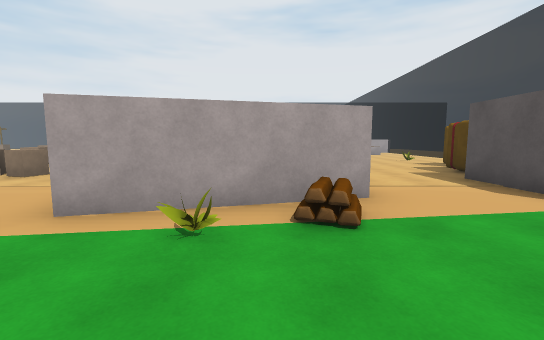
[1] (above)

18 first-person views from a walk through a Unity game level. The camera is 1.5 m above the floor, tilts 6° down and sees 90° across. The floor is counted in squares, 2 m on a side. Each view is taken from the middle of a square. On the plan, view 1 faces up. The plan holds only what a view shows up to about 10 squares ahead; the rest is blank. The place goes on beyond the plan. The player is left out. Some animated figures are left out. Some surface patterns are stand-ins.

[2]
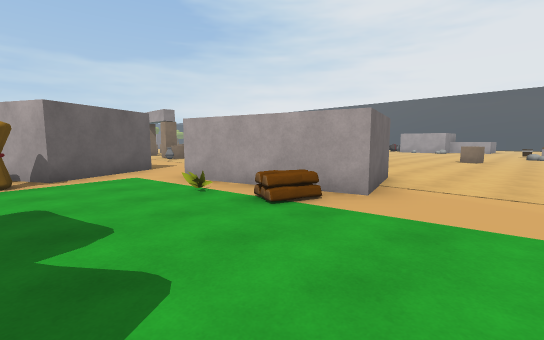

[3]
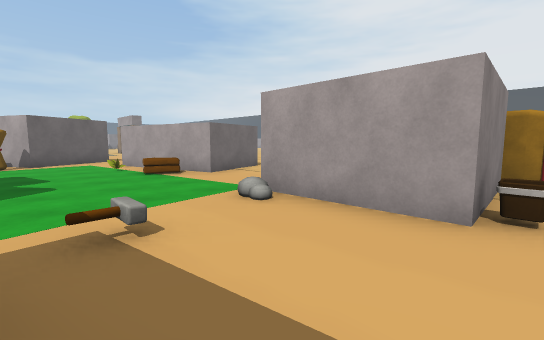

[4]
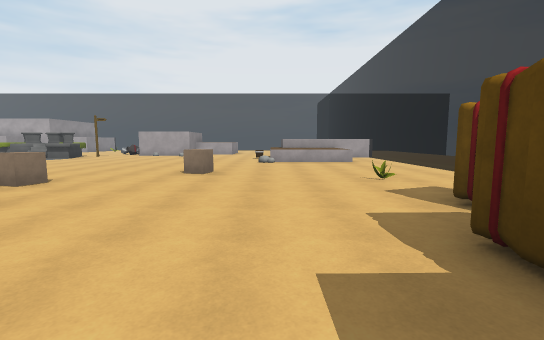

[5]
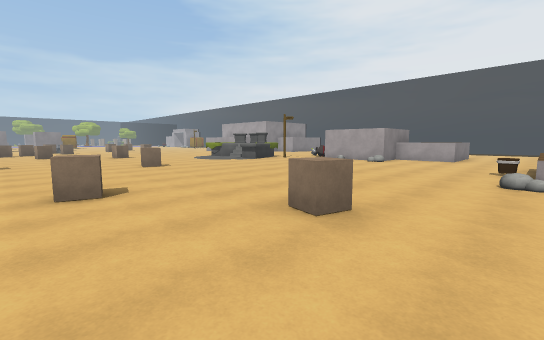

[6]
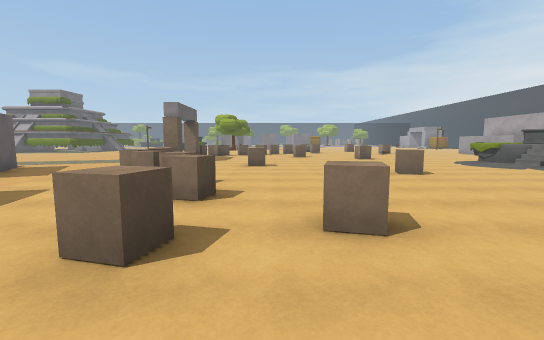

[7]
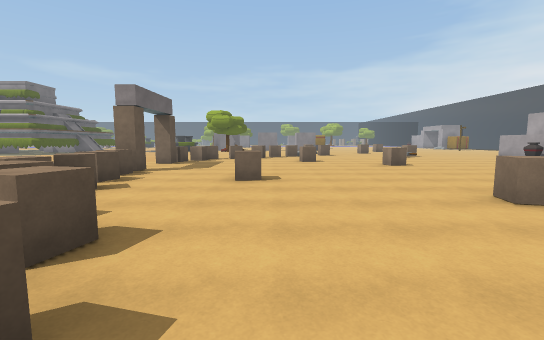

[8]
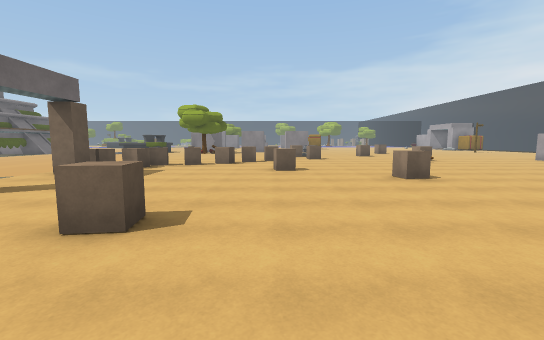

[9]
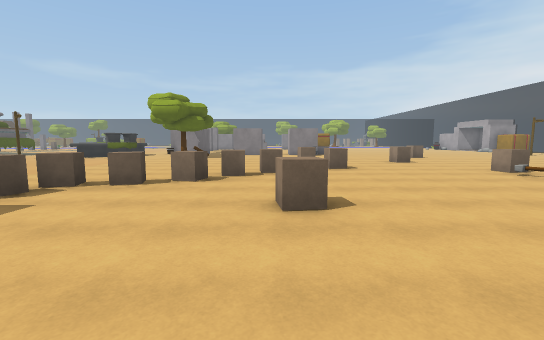

[10]
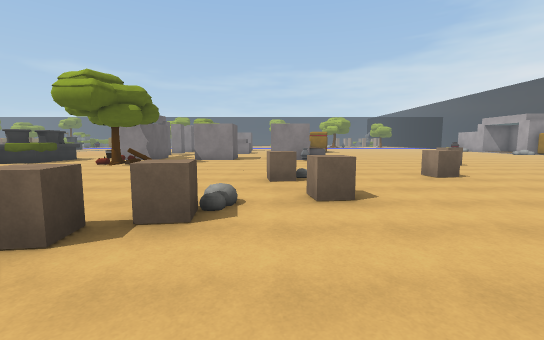

[11]
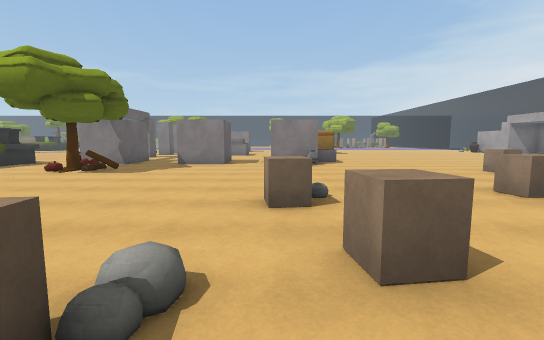

[12]
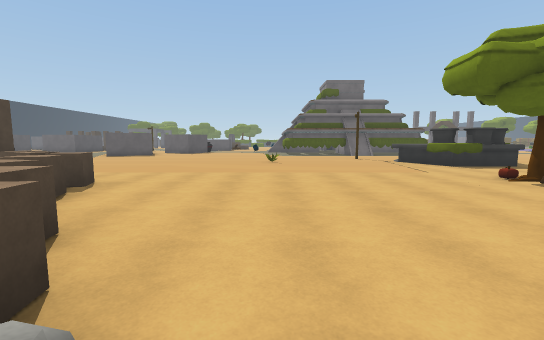

[13]
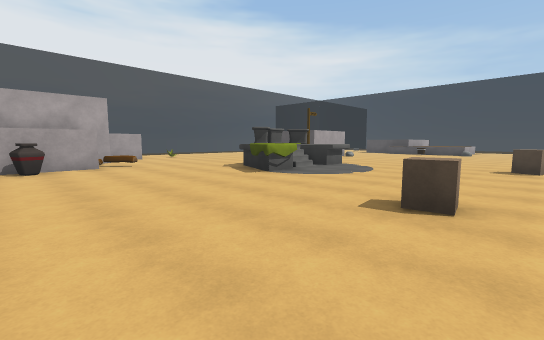

[14]
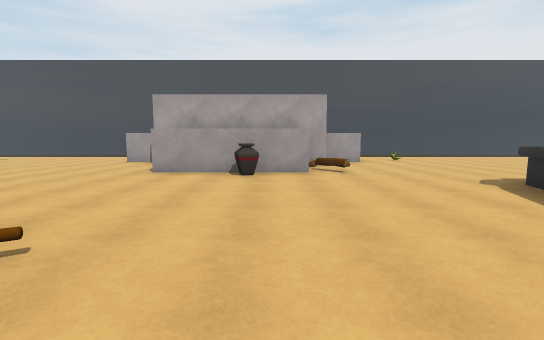

[15]
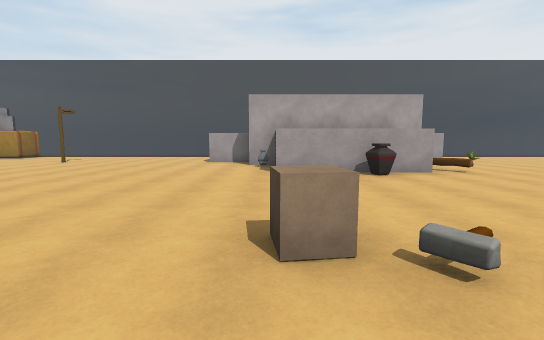

[16]
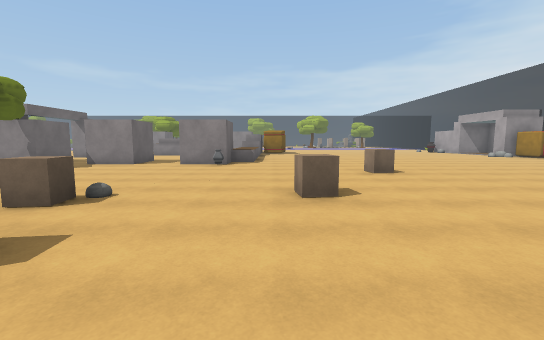

[17]
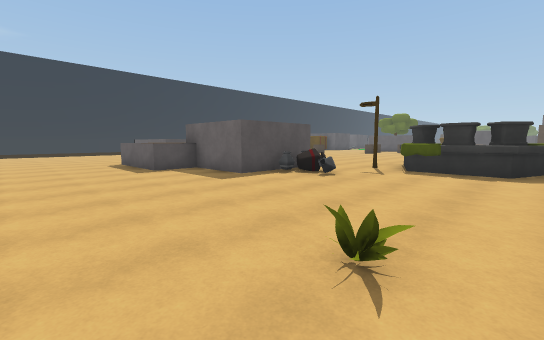

[18]
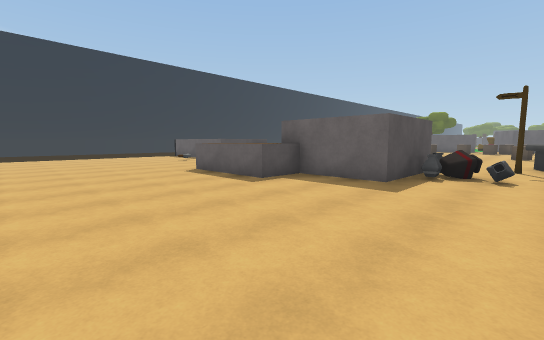

### Floor plan
Points are (right, up) in squares from view 1. A wall is a line through its corners. A room is listed if a view was taken in it or the views show most of it. See-through windows are left out.
Room 1 (views 1, 2, 3)
walls: (1.3, 3.6) (-2.3, 2.6); (6.5, 2.9) (3.9, 2.9); (-3.7, 1.4) (-3.2, 0.5)
ways out: opening at (-3, 2) to room 2; opening at (2.5, 4.5) to room 2
objects: other object (-3, 0); plant (-1, 2); log (0, 3); log (1, 3); hammer (5, 1); other object (7, 3)
Room 2 (views 4, 5, 6, 7, 8, 9, 10, 11, 12, 13, 14, 15, 16, 17, 18)
walls: (-12, 20.6) (-16, 20.6); (-11.2, 22.7) (-11.9, 22.7); (-4, 21.5) (-4, 22) (-1.2, 22); (-9.8, 23.9) (-11.1, 23.9); (-15.9, 22.7) (-16.8, 22.7); (-1.9, 21.9) (-1.9, 23.2) (0.8, 23.2); (-16.8, 23.9) (-18.4, 23.9); (-4.5, 2.9) (-3.7, 1.4); (-6.7, 1.7) (-5.7, 2.2); (0.8, 5.7) (1.3, 3.6); (-24, 11.6) (-24, 10.9); (-25.1, 12.5) (-24.5, 12.5); (-25.1, 9.4) (-24, 9.4) (-24, 7.9); (-25.1, 6.2) (-24, 6.2) (-24, 4.6); (3.9, 3.8) (3.9, 5.5)
low walls: (-24.9, 13.4) (-24.9, 12.5); (6, 14.9) (2.9, 14.9)
ways out: opening at (-3, 2) to room 1; opening at (2.5, 4.5) to room 1
objects: other object (-24, 1) to (-22, 3); other object (-24, 12); signpost (-24, 24); other object (-23, 5); log (-23, 6); other object (-22, 5); apple (-22, 6); cube (-22, 17); tree (-21, 6); cube (-19, 15); cube (-18, 11); other object (-17, 1); cube (-17, 12); cube (-16, 10); cube (-16, 16); other object (-16, 22); cube (-15, 9); cube (-14, 7) to (-14, 8); cube (-14, 9); vase (-14, 20); cube (-13, 6); cube (-12, 6); cube (-12, 10); block (-11, 6); cube (-11, 13); log (-11, 21); block (-9, 6); other object (-9, 17) to (-7, 19); cube (-8, 6); plant (-8, 24); cube (-7, 6); cube (-7, 9); cube (-6, 6); cube (-6, 12) to (-5, 12); signpost (-6, 18); cube (-5, 6); cube (-5, 7); vase (-5, 20); vase (-5, 21); cube (-4, 7) to (-4, 8); other object (-4, 20); vase (-4, 21); cube (-3, 8); cube (-2, 10) to (-1, 10); cube (-1, 8); cube (1, 12); other object (3, 17); other object (5, 6) to (5, 7); other object (5, 8) to (7, 8); plant (5, 10); other object (6, 6) to (7, 7)

Positions as (right, up) in squares from view 1, and headings:
1: (0, 0), facing up
2: (3, 0), facing up-left
3: (7, 0), facing up-left
4: (3, 5), facing up
5: (3, 9), facing up-left
6: (1, 9), facing left
7: (-2, 9), facing left
8: (-5, 10), facing left
9: (-9, 10), facing left
10: (-13, 11), facing left
11: (-15, 11), facing left
12: (-17, 11), facing down
13: (-14, 12), facing up-right
14: (-13, 14), facing up
15: (-16, 14), facing up
16: (-15, 14), facing left
17: (-9, 26), facing down-right
18: (-6, 27), facing down-right
